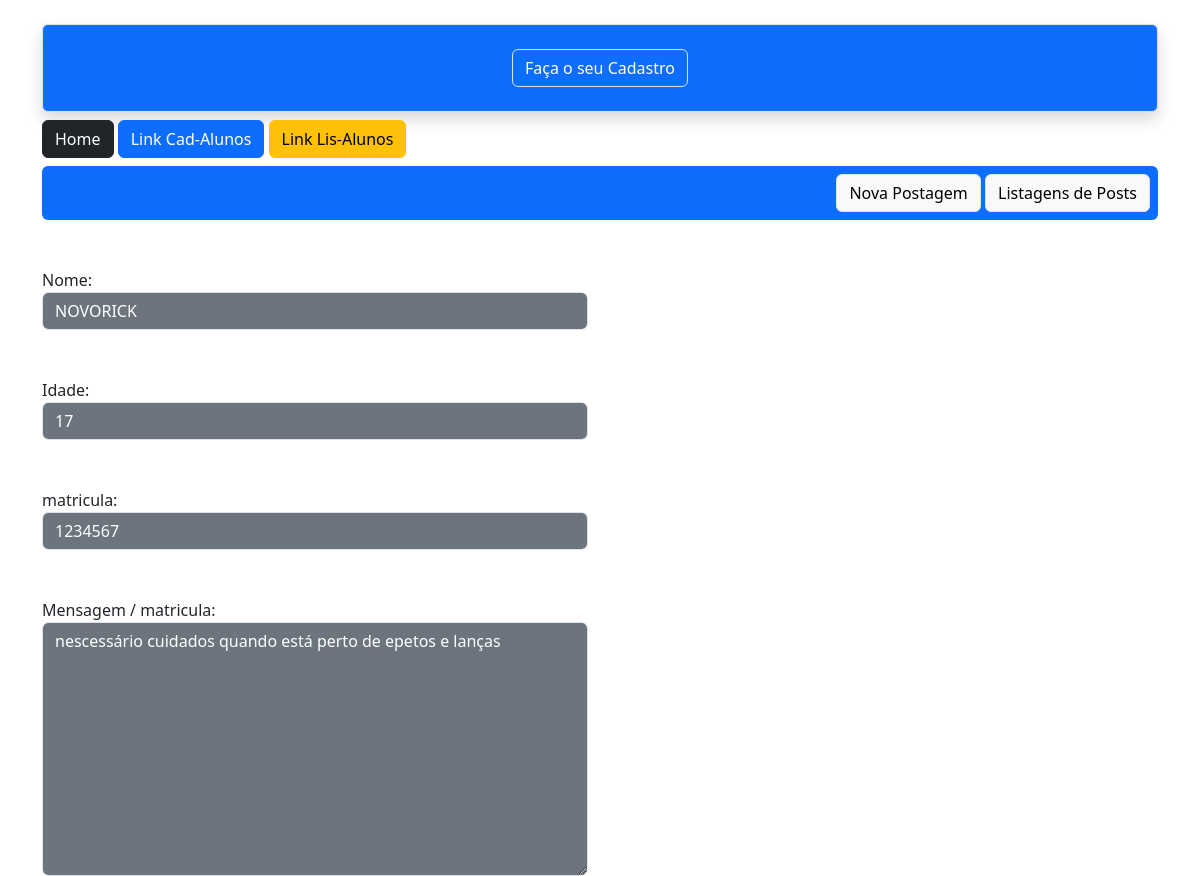
/contato/8, run on the app's committed database.
### app/models.py (models this page shows)
class Aluno(db.Model):  #Nome da tabela
    id = db.Column( db.Integer, primary_key=True)
    nome = db.Column( db.String, nullable=True)
    idade = db.Column( db.Integer, nullable=True)
    matricula = db.Column( db.Integer, nullable=True)
    descricao = db.Column( db.String, nullable=True)

### app/views.py (the view)
@app.route('/contato/<int:id>')
def contatoDetail(id):
    obj= Aluno.query.get(id)
    return render_template('contato_detail.html',obj=obj,)

### app/templates/contato_detail.html (shortened to what this page needs)
{% extends 'base.html' %}
{% block content %}
<div class="container">
{% include 'nave.html' %}
<div class="row mt-4">
    <div class ="col-md-6 mt-4">
        Nome:
        <input type="text" value="{{obj.nome}}" class = "form-control bg-secondary text-white" readonly>
    </div>
</div>
<div class="row mt-4">
    <div class ="col-md-6 mt-4">
        Idade:
        <input type="text" value="{{obj.idade}}" class = "form-control bg-secondary text-white" readonly>
    </div>
</div>
<div class="row mt-4">
    <div class ="col-md-6 mt-4">
        matricula:
        <input type="text" value="{{obj.matricula}}" class = "form-control bg-secondary text-white" readonly>
    </div>
</div>
<div class="row mt-4">
    <div class ="col-md-6 mt-4">
        Mensagem / matricula:
        <textarea type="text" rows="10" class="form-control bg-secondary text-white" readonly>{{obj.descricao}}</textarea>
    </div>
</div>
</div>
{% endblock %}

### data on the page
Aluno: nome "NOVORICK", idade "17", matricula "1234567", descricao "nescessário cuidados quando está perto de epetos e lanças"
